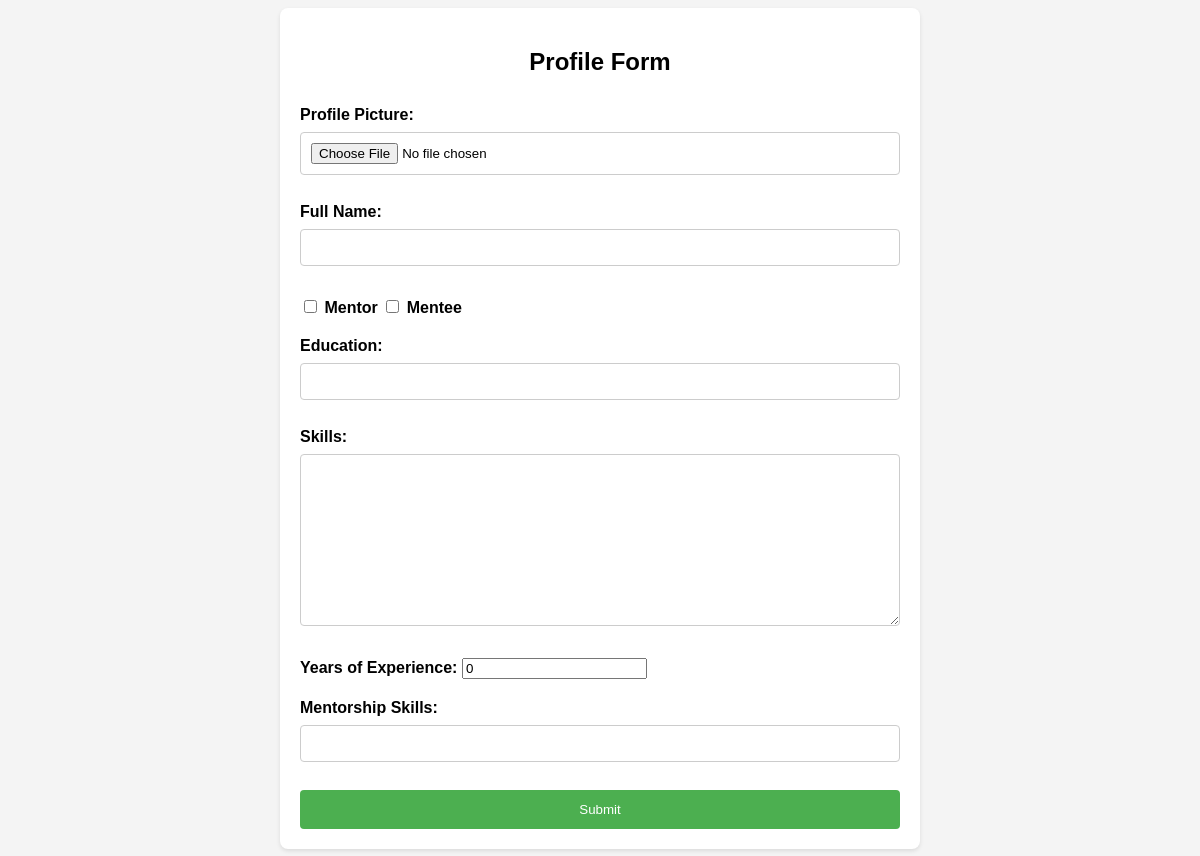
The app's page /edit_profile/ (signed in), older data.
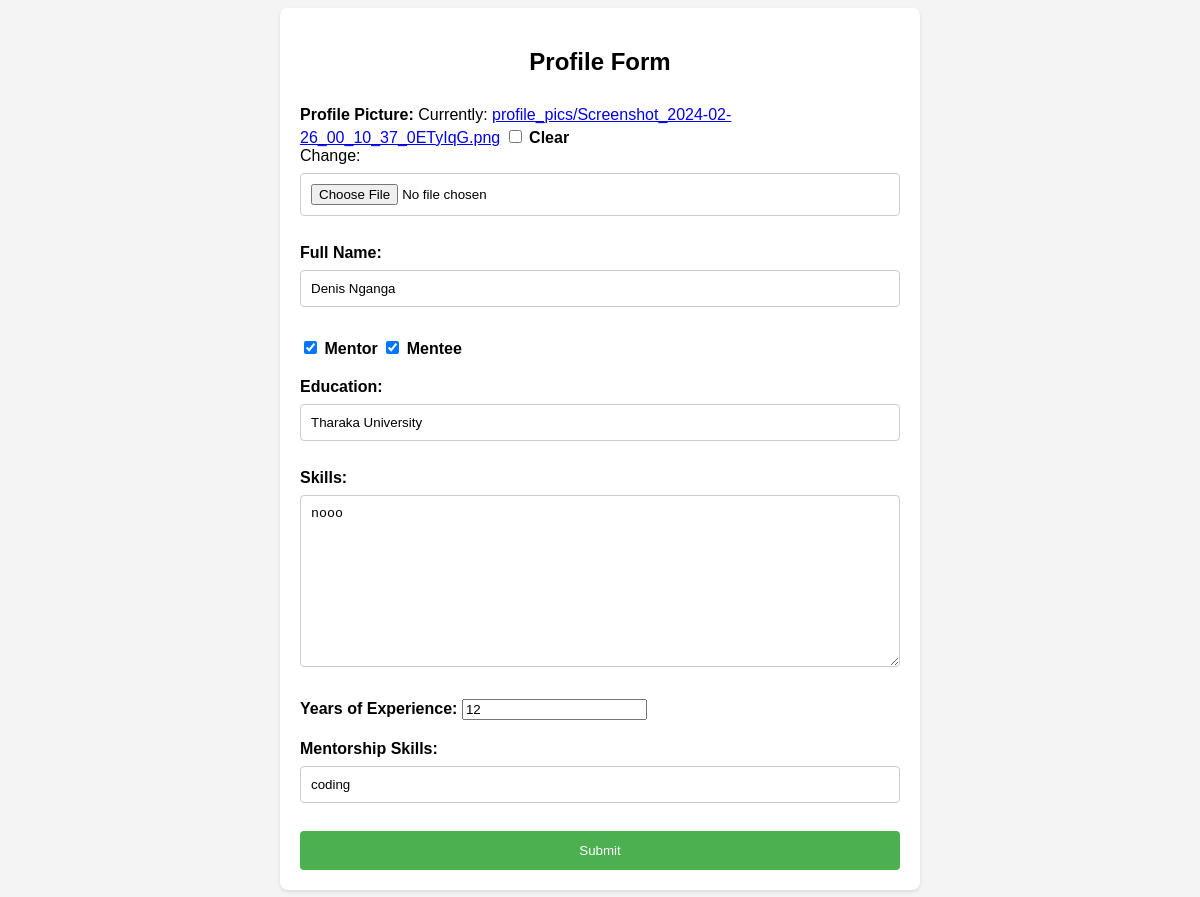
The same page, newer data.
### authentication/models.py (models this page shows, shortened)
class Profile(models.Model):
    user=models.ForeignKey(User,on_delete=models.CASCADE)
    profile_picture=models.ImageField(upload_to='profile_pics', null=True,blank=True)
    full_name=models.CharField(max_length=100)
    is_mentor=models.BooleanField(default=False)
    is_mentee=models.BooleanField(default=False)
    education=models.CharField(max_length=100)
    skills=models.TextField()
    years_of_experience=models.PositiveIntegerField(default=0)
    mentorship_skills=models.CharField(max_length=100)

### authentication/views.py (the view, shortened to what this page needs)
# urls.py: path('edit_profile/', edit_profile, name='edit-profile'),
@login_required
def edit_profile(request):
    try:
        profile=Profile.objects.get(user=request.user)
    except Profile.DoesNotExist:
        profile=None
    form=ProfileForm(instance=profile)
    return render(request, 'editprofile.html',{'form':form})

### authentication/forms.py
class ProfileForm(forms.ModelForm):
    class Meta:
        model=Profile
        fields=[
            'profile_picture',
            'full_name',
            'is_mentor',
            'is_mentee',
            'education',
            'skills',
            'years_of_experience',
            'mentorship_skills'
        ]

### templates/editprofile.html (shortened to what this page needs)
<!DOCTYPE html>
<html lang="en">
<head>
</head>
<body>
    <div class="container">
        <h2>Profile Form</h2>
        <form method="post" enctype="multipart/form-data">
            <div class="form-group">
                <label for="{{ form.profile_picture.id_for_label }}">Profile Picture:</label>
                {{ form.profile_picture }}
            </div>
            <div class="form-group">
                <label for="{{ form.full_name.id_for_label }}">Full Name:</label>
                {{ form.full_name }}
            </div>
            <div class="form-group">
                {{ form.is_mentor }}
                <label for="{{ form.is_mentor.id_for_label }}">Mentor</label>
                {{ form.is_mentee }}
                <label for="{{ form.is_mentee.id_for_label }}">Mentee</label>
            </div>
            <div class="form-group">
                <label for="{{ form.education.id_for_label }}">Education:</label>
                {{ form.education }}
            </div>
            <div class="form-group">
                <label for="{{ form.skills.id_for_label }}">Skills:</label>
                {{ form.skills }}
            </div>
            <div class="form-group">
                <label for="{{ form.years_of_experience.id_for_label }}">Years of Experience:</label>
                {{ form.years_of_experience }}
            </div>
            <div class="form-group">
                <label for="{{ form.mentorship_skills.id_for_label }}">Mentorship Skills:</label>
                {{ form.mentorship_skills }}
            </div>
            <button type="submit" class="btn">Submit</button>
        </form>
    </div>
</body>
</html>

### templates/editprofile.html (style rules this page uses)
body { font-family: Arial, sans-serif; background-color: #f4f4f4; }
.container { max-width: 600px; margin: 0 auto; padding: 20px; background-color: #fff; border-radius: 8px; box-shadow: 0 2px 4px rgba(0, 0, 0, 0.1); }
h2 { text-align: center; margin-bottom: 30px; }
label { font-weight: bold; }
input[type="text"], input[type="file"], textarea { width: 100%; padding: 10px; margin: 8px 0; box-sizing: border-box; border: 1px solid #ccc; border-radius: 4px; }
input[type="checkbox"] { margin-top: 6px; }
.form-group { margin-bottom: 20px; }
.btn { background-color: #4CAF50; color: white; padding: 12px 20px; border: none; border-radius: 4px; cursor: pointer; width: 100%; }

Row changes from the older to the newer data that the page shows:
added Profile: full_name "Denis Nganga", is_mentor "☑", is_mentee "☑", education "Tharaka University", skills "nooo", years_of_experience "12", mentorship_skills "coding"
Text that changed along with them:
form field profile_picture: (not shown) → "☐"
form field is_mentor: "☐" → (not shown)
form field is_mentee: "☐" → (not shown)
form field years_of_experience: "0" → (not shown)
text now shown: "Currently: profile_pics/Screenshot_2024-02-26_00_10_37_0ETyIqG.png Clear Change:"
